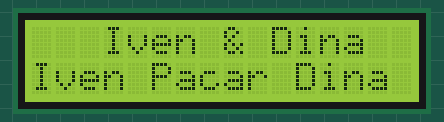
Recording of a sketch running on a simulated Arduino Uno, built with avr-gcc and run on an emulated ATmega328P. On the bench: 16×2 character LCD.

Above: at 0.24 s.
At 1.51 s:
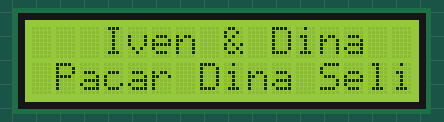
At 3.09 s:
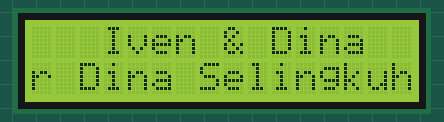
At 5.94 s:
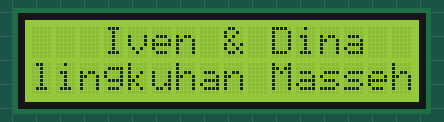
At 8.78 s:
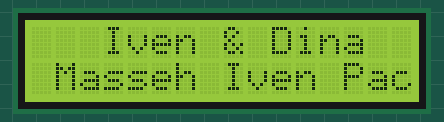
At 11.94 s:
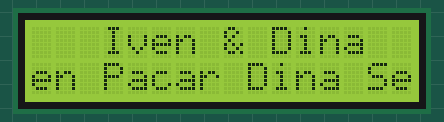

The sketch:

Percobaan_3B.ino
```cpp
#include <Wire.h>
#include <LiquidCrystal_I2C.h>
#include <Arduino.h>

// Inisialisasi LCD sesuai Modul 3 [cite: 196]
LiquidCrystal_I2C lcd(0x27, 16, 2);

// Gunakan lirik yang kamu inginkan
String lirikNina = "Iven Pacar Dina Selingkuhan Masseh ";

void setup() {
  lcd.init();      // Sesuai prosedur modul [cite: 205]
  lcd.backlight(); // Menyalakan lampu latar [cite: 207]

  // Header tetap di baris 0
  lcd.setCursor(3, 0);
  lcd.print("Iven & Dina");
}

void loop() {
  int len = lirikNina.length();

  // Looping untuk menggeser teks ke kiri (Running Text)
  for (int posisi = 0; posisi < len; posisi++) {

    // Set kursor ke Baris 1 (indeks 1)
    lcd.setCursor(0, 1);

    // Menampilkan 16 karakter dari posisi saat ini
    String tampilan = "";
    for (int k = 0; k < 16; k++) {
      // Menggunakan modulo % agar teks berputar (looping) otomatis
      tampilan += lirikNina[(posisi + k) % len];
    }

    lcd.print(tampilan);

    // Kecepatan gerak teks (semakin kecil, semakin cepat)
    delay(300);
  }
}
```

Measured:
- by itself, everything shown: repeats every 11.1 s, in 35 steps
